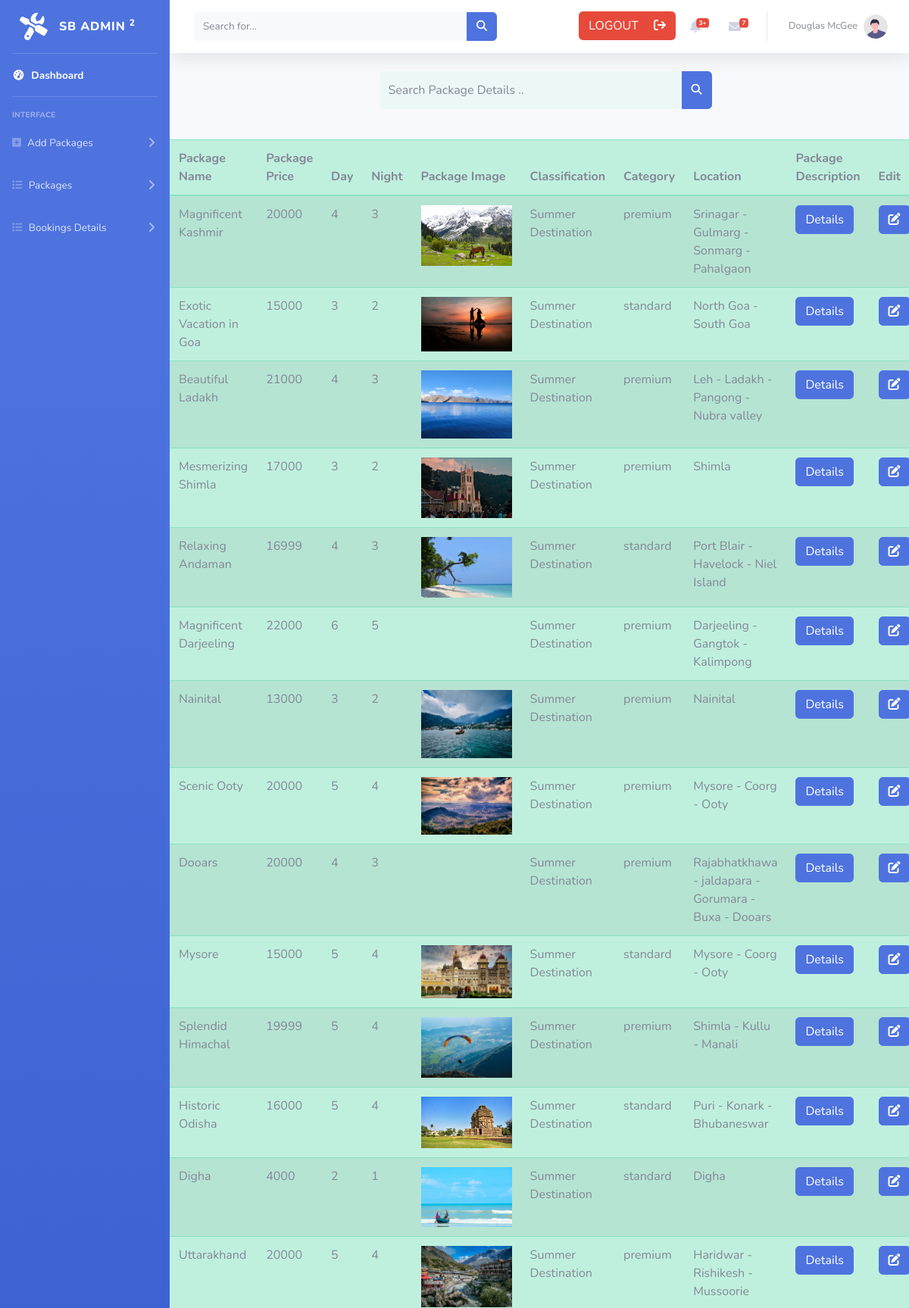
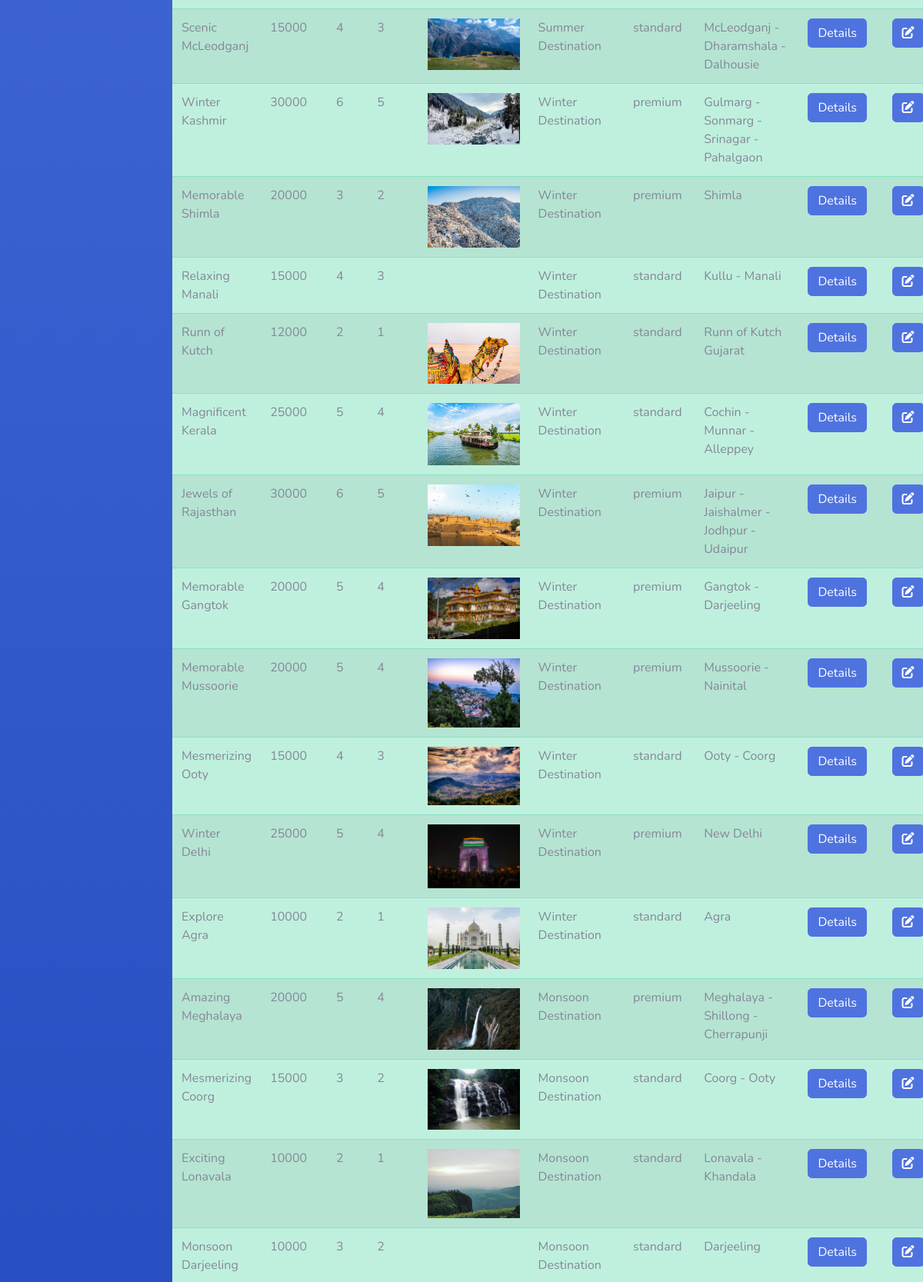
Screenshot of /admin/packagelist.php (signed in, upper part) with the database file from the repository (2 pictures, top to bottom).
### tables this page shows
CREATE TABLE `package_info` (
  `id` int(10) NOT NULL,
  `package_name` varchar(100) NOT NULL,
  `package_price` varchar(100) NOT NULL,
  `day` varchar(10) NOT NULL,
  `night` varchar(100) NOT NULL,
  `package_image` varchar(100) NOT NULL,
  `classification` varchar(100) NOT NULL,
  `category` varchar(100) NOT NULL,
  `location` varchar(100) NOT NULL,
  `package_desc` varchar(10000) NOT NULL
);

### admin/packagelist.php (the view, shortened to what this page needs)
<!DOCTYPE html>
<html lang="en">
<head>
  <link href="assets/vendor/fontawesome-free/css/all.min.css" rel="stylesheet" type="text/css">
  <link href="assets/css/sb-admin-2.min.css" rel="stylesheet">
  <link rel="stylesheet" href="css files/liststyle.css">
</head>
<body id="page-top">
  <div id="wrapper">
    <?php include("include/sidebar.php");?>
    <div id="content-wrapper" class="d-flex flex-column">
      <div id="content">
        <?php include("include/topbar.php"); ?>
                      <form action="search.php" method="GET"
                        class="d-none d-sm-inline-block form-inline mr-auto ml-md-3 my-2 my-md-0 mw-100 navbar-search" id="search">
                        <div class="input-group">
                            <input type="text" class="form-control bg-light border-0 small" placeholder="Search Package Details .."
                                aria-label="Search" aria-describedby="basic-addon2" id="search-input" name="search" required>
                            <div class="input-group-append">
                                <button class="btn btn-primary" type="submit">
                                    <i class="fas fa-search fa-sm"></i>
                                </button>
                            </div>
                        </div>
                    </form>
        <table class="table table-success table-striped">
          <thead>
            <tr>
              <th scope="col">Package Name</th>
              <th scope="col">Package Price</th>
              <th scope="col">Day</th>
              <th scope="col">Night</th>
              <th scope="col">Package Image</th>
              <th scope="col">Classification</th>
              <th scope="col">Category</th>
              <th scope="col">Location</th>
              <th scope="col">Package Description</th>
              <th scope="col">Edit</th>
            </tr>
          </thead>
          <tbody>
            <?php
            $connect=mysqli_connect("localhost","root","","tour_and_travels");
            $row="SELECT * FROM package_info";
            $res=$connect->query($row);
            while($line=$res->fetch_assoc()){
            ?>
            <tr>
              <td><?php echo $line['package_name'] ?></td>
              <td><?php echo $line['package_price'] ?></td>
              <td><?php echo $line['day'] ?></td>
              <td><?php echo $line['night'] ?></td>
              <td><img src="package images/<?php echo $line['package_image']; ?>" style="width: 120px;" alt=""></td>
              <td><?php echo $line['classification'] ?></td>
              <td><?php echo $line['category'] ?></td>
              <td><?php echo $line['location'] ?></td>
              <td><a href="packageDescription.php?id=<?php echo $line['id'];?>" class="btn btn-primary">Details</a></td>
              <td><a href="editlist.php?id=<?php echo $line['id'];?>" class="btn btn-primary"><i class="fa-solid fa-pen-to-square"></i></a></td>
            </tr>
            <?php
            } ?>
          </tbody>
        </table>
      </div>
      <?php include("include/footer.php") ?>
</body>
</html>

### admin/include/sidebar.php (shortened to what this page needs)
<ul class="navbar-nav bg-gradient-primary sidebar sidebar-dark accordion" id="accordionSidebar">
            <a class="sidebar-brand d-flex align-items-center justify-content-center" href="index.html">
                <div class="sidebar-brand-icon rotate-n-15">
                <i class="fa-solid fa-screwdriver-wrench"></i>
                </div>
                <div class="sidebar-brand-text mx-3">SB Admin <sup>2</sup></div>
            </a>
            <hr class="sidebar-divider my-0">
            <li class="nav-item active">
                <a class="nav-link" href="index.php">
                    <i class="fas fa-fw fa-tachometer-alt"></i>
                    <span>Dashboard</span></a>
            </li>
            <hr class="sidebar-divider">
            <div class="sidebar-heading">
                Interface
            </div>
            <li class="nav-item">
                <a class="nav-link collapsed" href="form.php" data-toggle="collapse" data-target="#collapseTwo"
                    aria-expanded="true" aria-controls="collapseTwo">
                    <i class="fa-solid fa-square-plus"></i>
                    <span>Add Packages</span>
                </a>
            </li>
            <li class="nav-item">
                <a class="nav-link collapsed" href="packagelist.php" data-toggle="collapse" data-target="#collapseUtilities"
                    aria-expanded="true" aria-controls="collapseUtilities">
                    <i class="fa-solid fa-list"></i>
                    <span>Packages</span>
                </a>
            </li>
            <li class="nav-item">
                <a class="nav-link collapsed" href="bookingsdetails.php" data-toggle="collapse" data-target="#collapseUtilities"
                    aria-expanded="true" aria-controls="collapseUtilities">
                    <i class="fa-solid fa-list"></i>
                    <span>Bookings Details</span>
                </a>
            </li>
        </ul>

### admin/include/topbar.php (shortened to what this page needs)
<nav class="navbar navbar-expand navbar-light bg-white topbar mb-4 static-top shadow">
                    <form
                        class="d-none d-sm-inline-block form-inline mr-auto ml-md-3 my-2 my-md-0 mw-100 navbar-search">
                        <div class="input-group">
                            <input type="text" class="form-control bg-light border-0 small" placeholder="Search for..."
                                aria-label="Search" aria-describedby="basic-addon2">
                            <div class="input-group-append">
                                <button class="btn btn-primary" type="button">
                                    <i class="fas fa-search fa-sm"></i>
                                </button>
                            </div>
                        </div>
                    </form>
                    <ul class="navbar-nav ml-auto">
                        <li style="margin-top:15px"><a href="logout.php" class="btn btn-danger">LOGOUT<i class="fa-solid fa-arrow-right-from-bracket" style="padding-left:20px"></i></a></li>
                        <li class="nav-item dropdown no-arrow mx-1">
                            <a class="nav-link dropdown-toggle" href="#" id="alertsDropdown" role="button"
                                data-toggle="dropdown" aria-haspopup="true" aria-expanded="false">
                                <i class="fas fa-bell fa-fw"></i>
                                <span class="badge badge-danger badge-counter">3+</span>
                            </a>
                        </li>
                        <li class="nav-item dropdown no-arrow mx-1">
                            <a class="nav-link dropdown-toggle" href="#" id="messagesDropdown" role="button"
                                data-toggle="dropdown" aria-haspopup="true" aria-expanded="false">
                                <i class="fas fa-envelope fa-fw"></i>
                                <span class="badge badge-danger badge-counter">7</span>
                            </a>
                        </li>
                        <li class="nav-item dropdown no-arrow">
                            <a class="nav-link dropdown-toggle" href="#" id="userDropdown" role="button"
                                data-toggle="dropdown" aria-haspopup="true" aria-expanded="false">
                                <span class="mr-2 d-none d-lg-inline text-gray-600 small">Douglas McGee</span>
                                <img class="img-profile rounded-circle"
                                    src="assets/img/undraw_profile.svg">
                            </a>
                        </li>
                    </ul>
                </nav>

### admin/include/footer.php (shortened to what this page needs)
    </div>
</div>

### admin/css files/liststyle.css (style rules this page uses)
#search { display: flex !important; justify-content: center !important; margin-bottom: 40px !important; }
#search-input { background-color: #ecf8f8 !important; width: 400px !important; height: 50px !important; }

### rows the page displays
package_info: package_name "Magnificent Kashmir", package_price "20000", day "4", night "3", package_image (picture), classification "Summer Destination", category "premium", location "Srinagar - Gulmarg - Sonmarg - Pahalgaon"
package_info: package_name "Exotic Vacation in Goa", package_price "15000", day "3", night "2", package_image (picture), classification "Summer Destination", category "standard", location "North Goa - South Goa"
package_info: package_name "Beautiful Ladakh", package_price "21000", day "4", night "3", package_image (picture), classification "Summer Destination", category "premium", location "Leh - Ladakh - Pangong - Nubra valley"
package_info: package_name "Mesmerizing Shimla", package_price "17000", day "3", night "2", package_image (picture), classification "Summer Destination", category "premium", location "Shimla"
package_info: package_name "Relaxing Andaman", package_price "16999", day "4", night "3", package_image (picture), classification "Summer Destination", category "standard", location "Port Blair - Havelock - Niel Island"
package_info: package_name "Magnificent Darjeeling", package_price "22000", day "6", night "5", classification "Summer Destination", category "premium", location "Darjeeling - Gangtok - Kalimpong"
package_info: package_name "Nainital", package_price "13000", day "3", night "2", package_image (picture), classification "Summer Destination", category "premium", location "Nainital"
package_info: package_name "Scenic Ooty", package_price "20000", day "5", night "4", package_image (picture), classification "Summer Destination", category "premium", location "Mysore - Coorg - Ooty"
package_info: package_name "Dooars", package_price "20000", day "4", night "3", classification "Summer Destination", category "premium", location "Rajabhatkhawa - jaldapara - Gorumara - Buxa - Dooars"
package_info: package_name "Mysore", package_price "15000", day "5", night "4", package_image (picture), classification "Summer Destination", category "standard", location "Mysore - Coorg - Ooty"
package_info: package_name "Splendid Himachal", package_price "19999", day "5", night "4", package_image (picture), classification "Summer Destination", category "premium", location "Shimla - Kullu - Manali"
package_info: package_name "Historic Odisha", package_price "16000", day "5", night "4", package_image (picture), classification "Summer Destination", category "standard", location "Puri - Konark - Bhubaneswar"
package_info: package_name "Digha", package_price "4000", day "2", night "1", package_image (picture), classification "Summer Destination", category "standard", location "Digha"
package_info: package_name "Uttarakhand", package_price "20000", day "5", night "4", package_image (picture), classification "Summer Destination", category "premium", location "Haridwar - Rishikesh - Mussoorie"
package_info: package_name "Scenic McLeodganj", package_price "15000", day "4", night "3", package_image (picture), classification "Summer Destination", category "standard", location "McLeodganj - Dharamshala - Dalhousie"
package_info: package_name "Winter Kashmir", package_price "30000", day "6", night "5", package_image (picture), classification "Winter Destination", category "premium", location "Gulmarg - Sonmarg - Srinagar - Pahalgaon"
package_info: package_name "Memorable Shimla", package_price "20000", day "3", night "2", package_image (picture), classification "Winter Destination", category "premium", location "Shimla"
package_info: package_name "Relaxing Manali", package_price "15000", day "4", night "3", classification "Winter Destination", category "standard", location "Kullu - Manali"
package_info: package_name "Runn of Kutch", package_price "12000", day "2", night "1", package_image (picture), classification "Winter Destination", category "standard", location "Runn of Kutch Gujarat"
package_info: package_name "Magnificent Kerala", package_price "25000", day "5", night "4", package_image (picture), classification "Winter Destination", category "standard", location "Cochin - Munnar - Alleppey"
package_info: package_name "Jewels of Rajasthan", package_price "30000", day "6", night "5", package_image (picture), classification "Winter Destination", category "premium", location "Jaipur - Jaishalmer - Jodhpur - Udaipur"
package_info: package_name "Memorable Gangtok", package_price "20000", day "5", night "4", package_image (picture), classification "Winter Destination", category "premium", location "Gangtok - Darjeeling"
package_info: package_name "Memorable Mussoorie", package_price "20000", day "5", night "4", package_image (picture), classification "Winter Destination", category "premium", location "Mussoorie - Nainital"
package_info: package_name "Mesmerizing Ooty", package_price "15000", day "4", night "3", package_image (picture), classification "Winter Destination", category "standard", location "Ooty - Coorg"
package_info: package_name "Winter Delhi", package_price "25000", day "5", night "4", package_image (picture), classification "Winter Destination", category "premium", location "New Delhi"
package_info: package_name "Explore Agra", package_price "10000", day "2", night "1", package_image (picture), classification "Winter Destination", category "standard", location "Agra"
package_info: package_name "Amazing Meghalaya", package_price "20000", day "5", night "4", package_image (picture), classification "Monsoon Destination", category "premium", location "Meghalaya - Shillong - Cherrapunji"
package_info: package_name "Mesmerizing Coorg", package_price "15000", day "3", night "2", package_image (picture), classification "Monsoon Destination", category "standard", location "Coorg - Ooty"
package_info: package_name "Exciting Lonavala", package_price "10000", day "2", night "1", package_image (picture), classification "Monsoon Destination", category "standard", location "Lonavala - Khandala"
package_info: package_name "Monsoon Darjeeling", package_price "10000", day "3", night "2", classification "Monsoon Destination", category "standard", location "Darjeeling"
